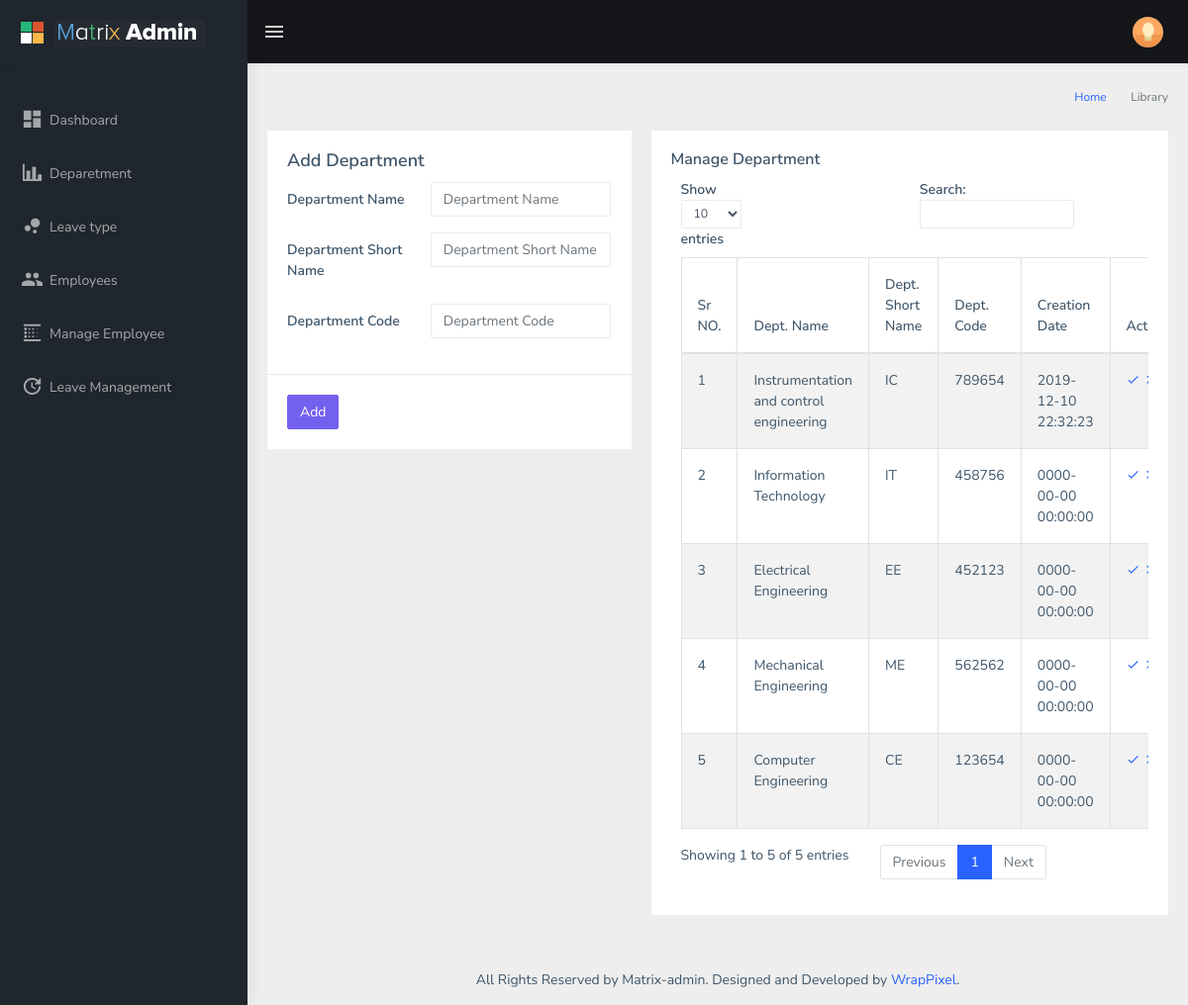
Screenshot of /ELM/ELM/admin/department.php (signed in) with the database file from the repository.
### tables this page shows
CREATE TABLE `department` (
  `dept_id` int(11) NOT NULL,
  `dept_name` varchar(255) NOT NULL,
  `dept_sort_name` varchar(255) NOT NULL,
  `dept_code` int(11) NOT NULL,
  `creation_date` datetime NOT NULL DEFAULT CURRENT_TIMESTAMP
);

### ELM/ELM/admin/department.php (the view, shortened to what this page needs)
<?php
include'config.php';
?>
<!DOCTYPE html>
<html dir="ltr" lang="en">
<head>
    <?php include'head.php'; ?>
</head>
<body>
    <div id="main-wrapper">
        <?php include'header.php'; ?>
        <?php include 'sidebar.php'; ?>
        <div class="page-wrapper">
            <div class="page-breadcrumb">
                <div class="row">
                    <div class="col-12 d-flex no-block align-items-center">
                        <div class="ml-auto text-right">
                            <nav aria-label="breadcrumb">
                                <ol class="breadcrumb">
                                    <li class="breadcrumb-item"><a href="#">Home</a></li>
                                    <li class="breadcrumb-item active" aria-current="page">Library</li>
                                </ol>
                            </nav>
                        </div>
                    </div>
                </div>
            </div>
            <div class="container-fluid">
                <div class="row">
                    <div class="col-md-5">
                        <div class="card">
                            <form class="form-horizontal" method="post">
                                <div class="card-body">
                                    <h4 class="card-title">Add Department </h4>
                                    <div class="form-group row">
                                        <label for="fname" class="col-sm-5 control-label col-form-label">Department Name</label>
                                        <div class="col-sm-7">
                                            <input type="text" name="department_name" class="form-control" id="department_name" placeholder="Department Name" required="" onkeypress="return (event.charCode > 64 &&
    event.charCode < 91) || (event.charCode > 96 && event.charCode < 123)" >
                                        </div>
                                    </div>
                                    <div class="form-group row">
                                        <label for="lname" class="col-sm-5  control-label col-form-label">Department Short Name</label>
                                        <div class="col-sm-7">
                                            <input type="text" name="department_short_name" class="form-control" id="department_short_name" placeholder="Department Short Name" required="" onkeypress="return (event.charCode > 64 &&
    event.charCode < 91) || (event.charCode > 96 && event.charCode < 123)" >
                                        </div>
                                    </div>
                                    <div class="form-group row">
                                        <label for="lname" class="col-sm-5  control-label col-form-label">Department Code</label>
                                        <div class="col-sm-7">
                                            <input type="text" name="department_code" class="form-control" id="department_code" placeholder="Department Code" required=""onkeypress="return isNumberKey(event)">
                                        </div>
                                    </div>
                                </div>
                                <div class="border-top">
                                    <div class="card-body">
                                        <input type="submit" name="submit" value="Add" class="btn btn-primary">
                                    </div>
                                </div>
                            </form>
                        </div>
                    </div>
                    <div class="col-md-7">
                        <div class="card">
                            <div class="card-body">
                                <h5 class="card-title">Manage Department</h5>
                                <div class="table-responsive">
                                    <table id="zero_config" class="table table-striped table-bordered">
                                        <thead>
                                            <tr>
                                                <th>Sr NO.</th>
                                                <th>Dept. Name </th>
                                                <th>Dept. Short Name </th>
                                                <th>Dept. Code </th>
                                                <th>Creation Date</th>
                                                <th>Action</th>
                                            </tr>
                                        </thead>
                                        <tbody>
                                            <?php
                                            $count=1;
                                            $sel_query="Select * from department ORDER BY dept_id desc;";
                                            $select_result = mysqli_query($conn,$sel_query);
                                            while($row = mysqli_fetch_assoc($select_result)) { ?>
                                            <tr>
                                                <td><?php echo $count; ?></td>
                                                <td><?php echo $row["dept_name"]; ?></td>
                                                <td><?php echo $row["dept_sort_name"]; ?> </td>
                                                <td><?php echo $row["dept_code"]; ?> </td>
                                                <td><?php echo $row["creation_date"]; ?></td>
                                                <td><a href="department_update.php?id=<?php echo $row["dept_id"]; ?>" data-toggle="tooltip" data-placement="top" title="Update">
                                                <i class="mdi mdi-check"></i>
                                            </a>
                                            <a href="department_delete.php?id=<?php echo $row["dept_id"]; ?>" data-toggle="tooltip" onclick="return confirm('Are you sure you want to delete?');"data-placement="top" title="Delete">
                                                </i><i class="mdi mdi-close"></i>
                                            </a></td>
                                            </tr>
                                           <?php $count++; } ?>
                                       </tbody>
                                    </table>
                                </div>
                            </div>
                        </div>
                    </div>
                </div>
            </div>
            <footer class="footer text-center">
                All Rights Reserved by Matrix-admin. Designed and Developed by <a href="https://wrappixel.com">WrapPixel</a>.
            </footer>
        </div>
    </div>
</body>
</html>

### ELM/ELM/admin/head.php (shortened to what this page needs)
<link href="../assets/libs/flot/css/float-chart.css" rel="stylesheet">
<link rel="stylesheet" type="text/css" href="../assets/libs/bootstrap-datepicker/dist/css/bootstrap-datepicker.min.css">
<link rel="stylesheet" type="text/css" href="../assets/libs/select2/dist/css/select2.min.css">
<link rel="stylesheet" type="text/css" href="../assets/libs/jquery-minicolors/jquery.minicolors.css">
<link rel="stylesheet" type="text/css" href="../assets/libs/bootstrap-datepicker/dist/css/bootstrap-datepicker.min.css">
<link rel="stylesheet" type="text/css" href="../assets/libs/quill/dist/quill.snow.css">
<link href="../dist/css/style.min.css" rel="stylesheet">
<link href="../dist/css/custom.css" rel="stylesheet">

### ELM/ELM/admin/header.php (shortened to what this page needs)
<header class="topbar" data-navbarbg="skin5">
            <nav class="navbar top-navbar navbar-expand-md navbar-dark">
                <div class="navbar-header" data-logobg="skin5">
                    <a class="navbar-brand" href="index.php">
                        <b class="logo-icon p-l-10">
                            <img src="../assets/images/logo-icon.png" alt="homepage" class="light-logo" />
                        </b>
                        <span class="logo-text">
                             <img src="../assets/images/logo-text.png" alt="homepage" class="light-logo" />
                        </span>
                    </a>
                </div>
                <div class="navbar-collapse collapse" id="navbarSupportedContent" data-navbarbg="skin5">
                    <ul class="navbar-nav float-left mr-auto">
                        <li class="nav-item d-none d-md-block"><a class="nav-link sidebartoggler waves-effect waves-light" href="javascript:void(0)" data-sidebartype="mini-sidebar"><i class="mdi mdi-menu font-24"></i></a></li>
                    </ul>
                    <ul class="navbar-nav float-right">
                        <li class="nav-item dropdown">
                            <a class="nav-link dropdown-toggle text-muted waves-effect waves-dark pro-pic" href="" data-toggle="dropdown" aria-haspopup="true" aria-expanded="false"><img src="../assets/images/users/1.jpg" alt="user" class="rounded-circle" width="31"></a>
                        </li>
                    </ul>
                </div>
            </nav>
        </header>

### ELM/ELM/admin/sidebar.php (shortened to what this page needs)
<aside class="left-sidebar" data-sidebarbg="skin5">
            <div class="scroll-sidebar">
                <nav class="sidebar-nav">
                    <ul id="sidebarnav" class="p-t-30">
                        <li class="sidebar-item"> <a class="sidebar-link waves-effect waves-dark sidebar-link" href="index.php" aria-expanded="false"><i class="mdi mdi-view-dashboard"></i><span class="hide-menu">Dashboard</span></a></li>
                        <li class="sidebar-item"> <a class="sidebar-link waves-effect waves-dark sidebar-link" href="department.php" aria-expanded="false"><i class="mdi mdi-chart-bar"></i><span class="hide-menu">Deparetment</span></a></li>
                        <li class="sidebar-item"> <a class="sidebar-link waves-effect waves-dark sidebar-link" href="leave_type.php" aria-expanded="false"><i class="mdi mdi-chart-bubble"></i><span class="hide-menu">Leave type </span></a></li>
                        <li class="sidebar-item"> <a class="sidebar-link waves-effect waves-dark sidebar-link" href="employees.php" aria-expanded="false"><i class="mdi mdi-account-multiple"></i><span class="hide-menu">Employees </span></a></li>
                        <li class="sidebar-item"> <a class="sidebar-link waves-effect waves-dark sidebar-link" href="manage_employee.php" aria-expanded="false"><i class="mdi mdi-blur-linear"></i><span class="hide-menu">Manage Employee </span></a></li>
                        <li class="sidebar-item"> <a class="sidebar-link waves-effect waves-dark sidebar-link" href="leave_management.php" aria-expanded="false"><i class="mdi mdi-update"></i><span class="hide-menu">Leave Management </span></a></li>
                            </ul>
                </nav>
            </div>
        </aside>

### rows the page displays
department: dept_name "Instrumentation and control engineering", dept_sort_name "IC", dept_code "789654", creation_date "2019-12-10 22:32:23"
department: dept_name "Information Technology", dept_sort_name "IT", dept_code "458756", creation_date "0000-00-00 00:00:00"
department: dept_name "Electrical Engineering", dept_sort_name "EE", dept_code "452123", creation_date "0000-00-00 00:00:00"
department: dept_name "Mechanical Engineering", dept_sort_name "ME", dept_code "562562", creation_date "0000-00-00 00:00:00"
department: dept_name "Computer Engineering", dept_sort_name "CE", dept_code "123654", creation_date "0000-00-00 00:00:00"
